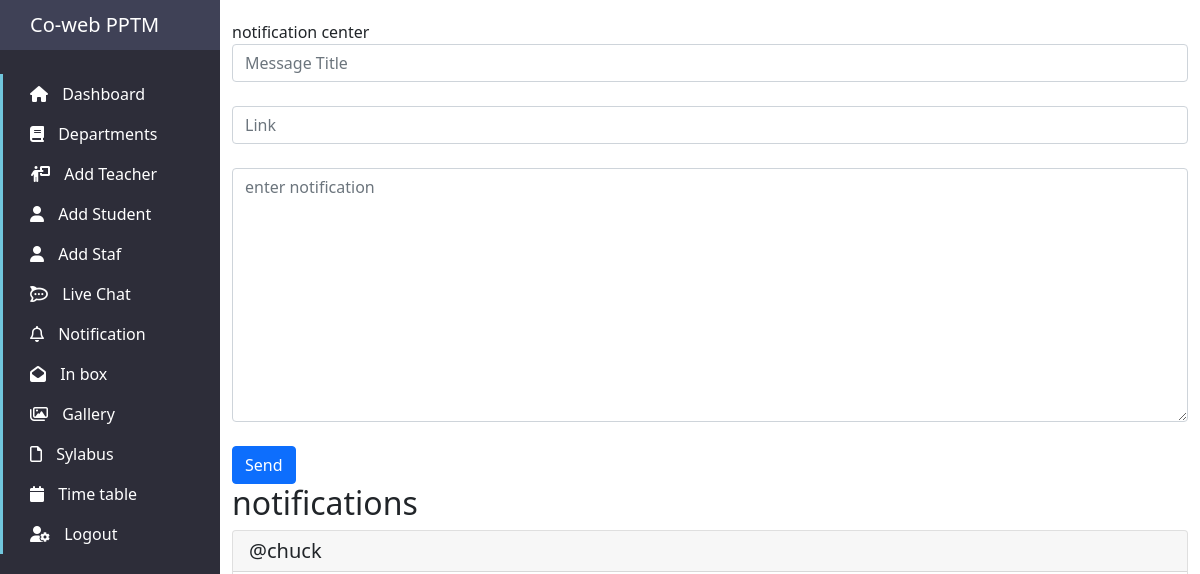
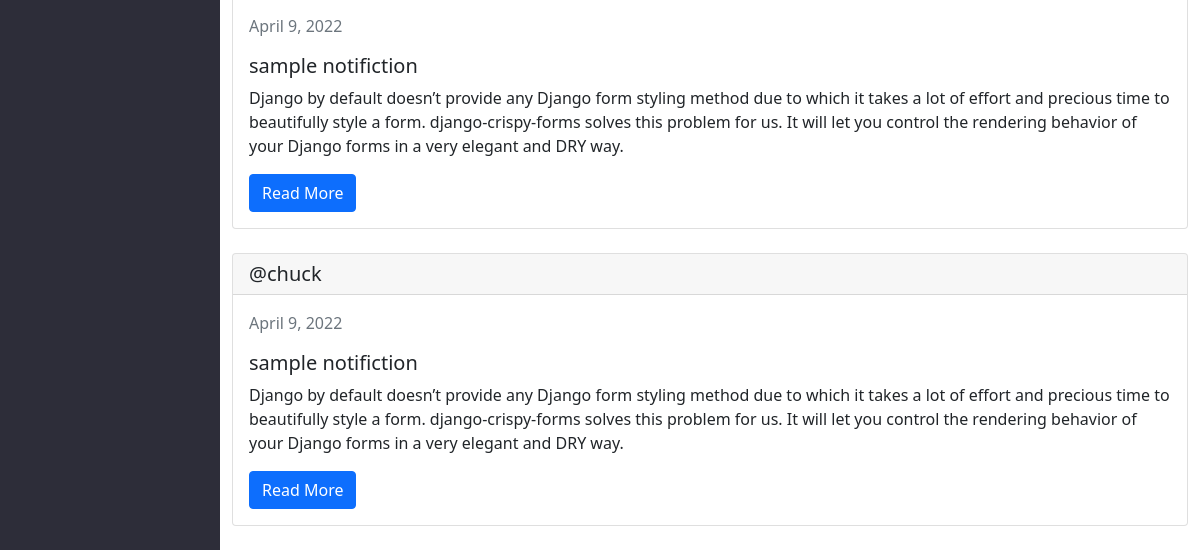
Page /manager/notification on the earlier database version (2 pictures, top to bottom).
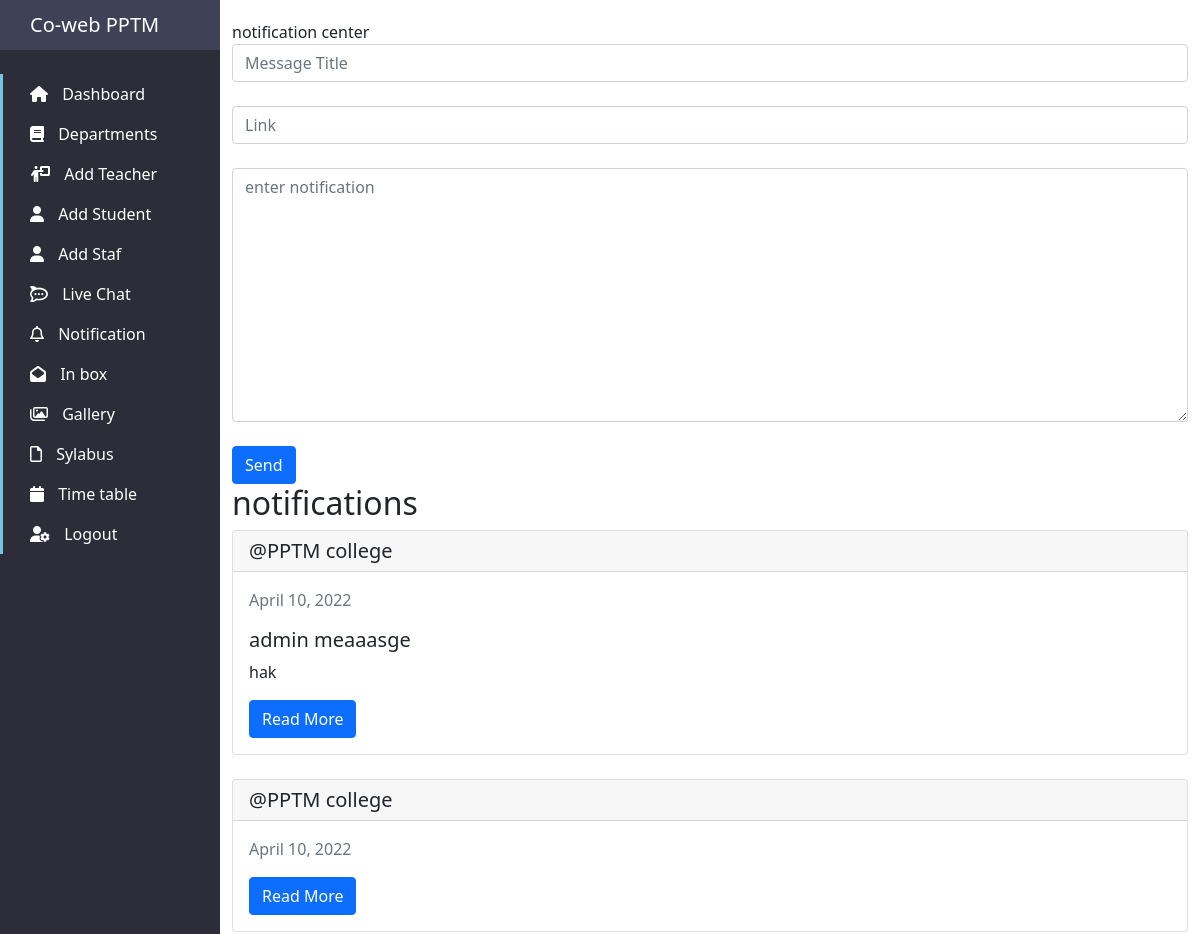
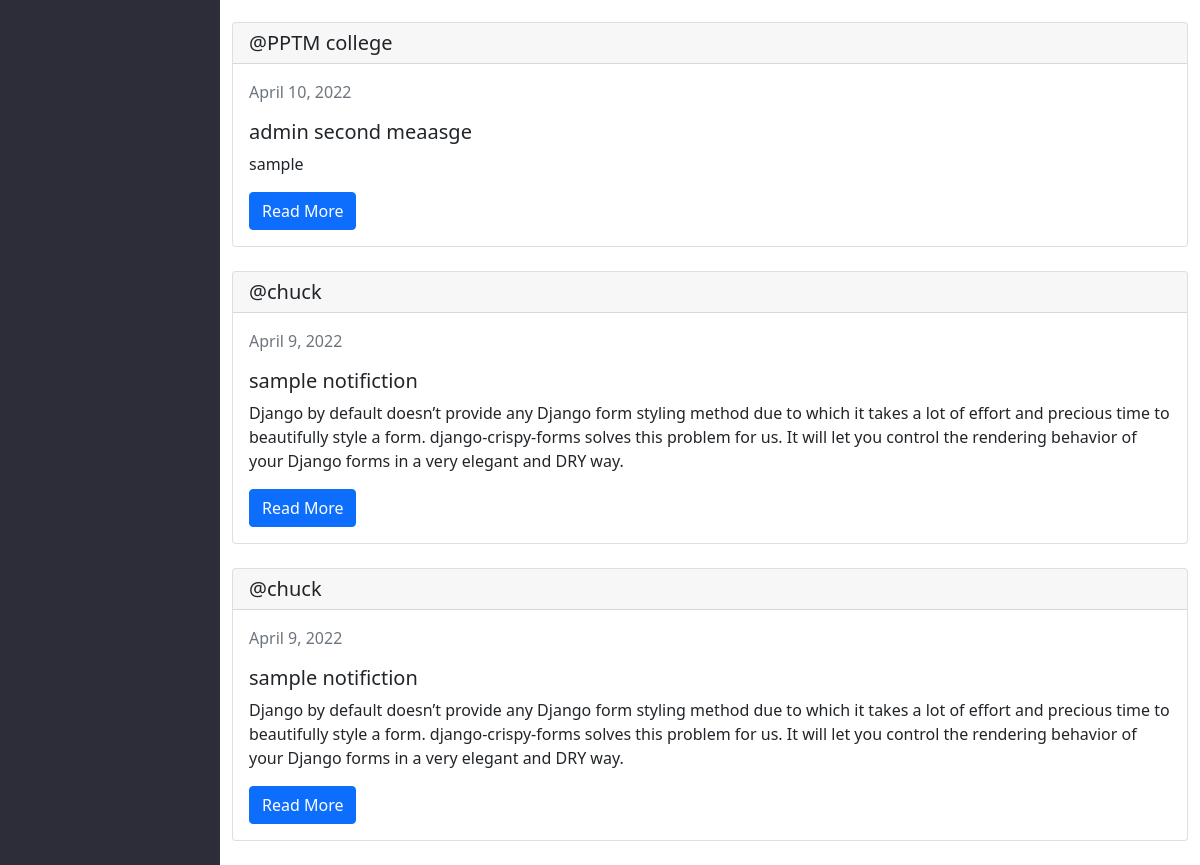
Same page on the later database version (2 pictures, top to bottom).
### users/models.py (models this page shows)
class notifications(models.Model):
    user = models.ForeignKey(User,on_delete=models.CASCADE)
    header = models.CharField(max_length=255)
    content = models.TextField()
    created = models.DateField(auto_now_add=True)
    link = models.URLField()

### sitemanager/views.py (the view, shortened to what this page needs)
# urls.py: path('notification',views.sendNotification),
def sendNotification(request):
    user = request.user
    data = notifications.objects.all().order_by('-created')
    return render(request,'create-notification.html',{'data':data})

### sitemanager/templates/create-notification.html (shortened to what this page needs)
{% extends 'admin_index.html' %}
{% block views %}
notification center
<form action="" method="post">
    <input type="text" name="title" class="form-control" placeholder="Message Title"><br>
    <input type="url" name="ref" class="form-control" placeholder="Link"><br>
    <textarea name="message" class="form-control" placeholder="enter notification" cols="30" rows="10"></textarea><br>
    <input type="submit" class="btn btn-primary" value="Send">
</form>
<div><h2>notifications</h2>
    <div>
        {% for item in data %}
        <div class="card">
            <h5 class="card-header">@{{item.user.first_name}}</h5>
            <div class="card-body">
                <p class="text-muted">{{item.created}}
              <h5 class="card-title">{{item.header}}</h5>
              <p class="card-text">{{item.content}}</p>
              <a href="{{item.link}}" target="_blank" class="btn btn-primary">Read More</a>
            </div>
          </div>
          <br>
          {% endfor %}
    </div>
</div>
{% endblock views %}

Differences in the rows shown:
added notifications: user.first_name "PPTM college", created "April 10, 2022", header "admin meaaasge", content "hak"
added notifications: user.first_name "PPTM college", created "April 10, 2022"
added notifications: user.first_name "PPTM college", created "April 10, 2022", header "admin second meaasge", content "sample"
